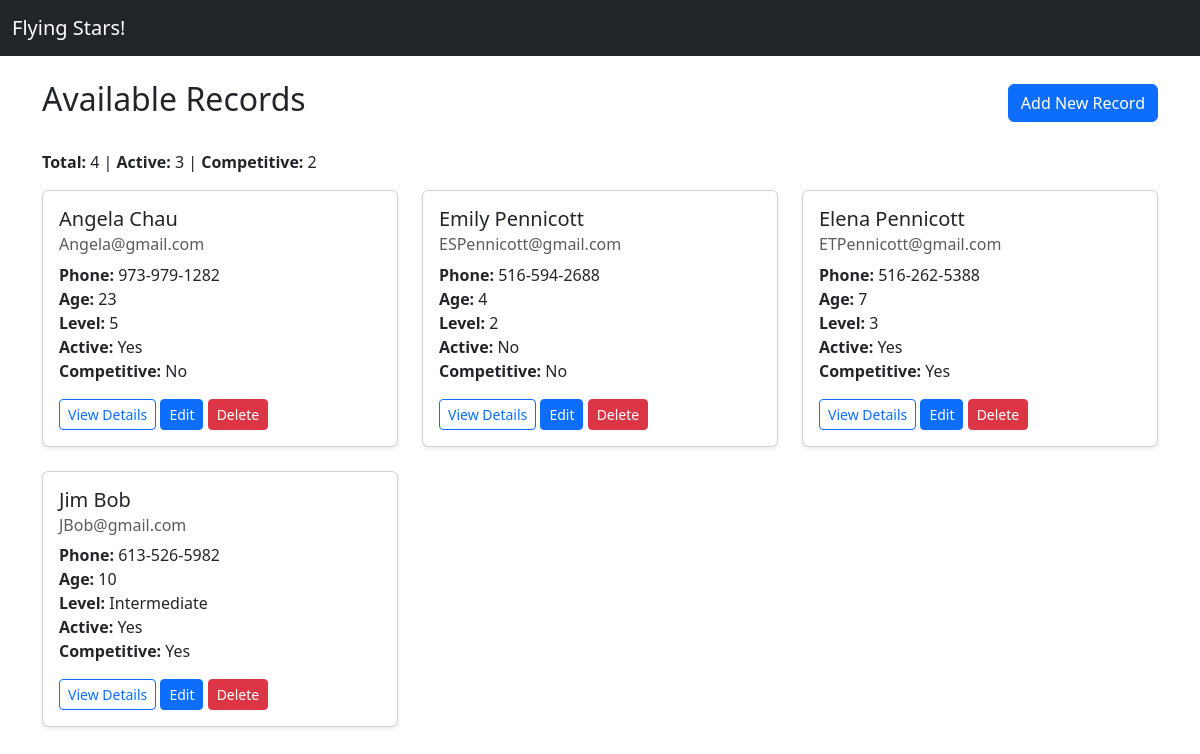
Page /records/ on the earlier database version.
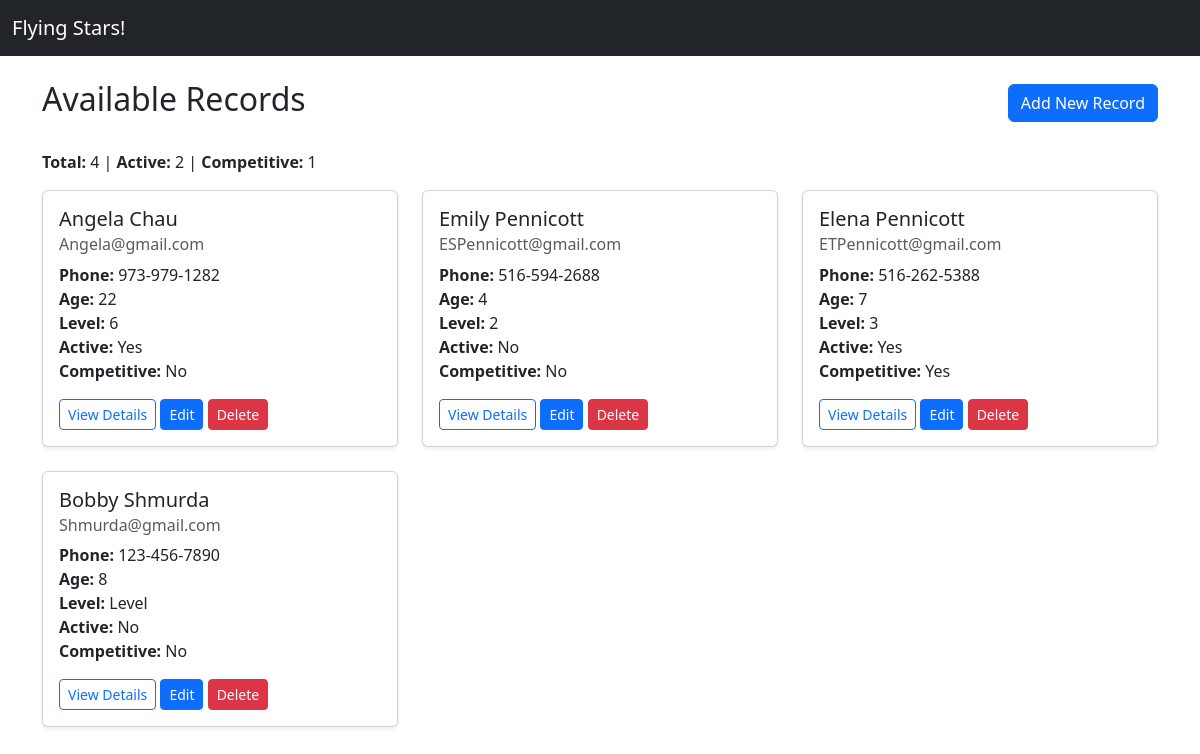
Same page on the later database version.
### records/models.py (models this page shows, shortened)
class Record(models.Model):
    name = models.CharField(max_length=100, verbose_name="Full Name")
    email = models.EmailField(verbose_name="Email Address")
    phone = models.CharField(max_length=20, verbose_name="Phone Number")
    age = models.PositiveIntegerField(verbose_name="Child's Age")
    active = models.BooleanField(
        default=False, verbose_name="Is your child currently in gymnastics?")
    home_gym = models.CharField(max_length=100, verbose_name="Home Gym?")
    competitive = models.BooleanField(
        default=False, verbose_name="Do they compete in competitions?")
    level = models.CharField(
        max_length=50,
        blank=True,
        verbose_name="Competitive Level (Level/Xcel/IGH)"
    )
    challenges = models.CharField(
        max_length=255, blank=True, verbose_name="Challenges Faced")
    resources = models.CharField(
        max_length=255, blank=True, verbose_name="Helpful Resources")
    recommendations = models.CharField(
        max_length=255, blank=True, verbose_name="Recommendations")
    created_at = models.DateTimeField(auto_now_add=True)

### records/views.py (the view)
# urls.py: path('', RecordListView.as_view(), name='home'),
class RecordListView(ListView):
    model = Record
    template_name = 'records/record_list_with_edit_modal.html'
    context_object_name = 'records'
    def get_queryset(self):
        qs = super().get_queryset()
        active = self.request.GET.get('active')
        competitive = self.request.GET.get('competitive')
        if active == 'true':
            qs = qs.filter(active=True)
        elif active == 'false':
            qs = qs.filter(active=False)
        if competitive == 'true':
            qs = qs.filter(competitive=True)
        elif competitive == 'false':
            qs = qs.filter(competitive=False)
        return qs
    def get_context_data(self, **kwargs):
        context = super().get_context_data(**kwargs)
        qs = self.get_queryset()
        context["total_records"] = qs.count()
        context["active_count"] = qs.filter(active=True).count()
        context["competitive_count"] = qs.filter(competitive=True).count()
        context["form"] = RecordForm()
        return context

### templates/records/record_list_with_edit_modal.html (shortened to what this page needs)
{% extends 'base.html' %}
{% load static %}
{% block content %}
<div class="d-flex justify-content-between align-items-center mb-4">
    <h2>Available Records</h2>
    <button class="btn btn-primary" data-bs-toggle="modal" data-bs-target="#addModal" data-url="{% url 'records:record_new' %}">
      Add New Record
    </button>
</div>
<p>
    <strong>Total:</strong> {{ total_records }} |
    <strong>Active:</strong> {{ active_count }} |
    <strong>Competitive:</strong> {{ competitive_count }}
</p>
<div class="row">
    {% for record in records %}
    <div class="col-md-6 col-lg-4 mb-4" id="record-card-{{ record.id }}">
        <div class="card shadow-sm">
            <div class="card-body">
                <h5 class="card-title">{{ record.name }}</h5>
                <h6 class="card-subtitle mb-2 text-muted">{{ record.email }}</h6>
                <p class="card-text">
                    <strong>Phone:</strong> {{ record.phone }}<br>
                    <strong>Age:</strong> {{ record.age }}<br>
                    <strong>Level:</strong> {{ record.level }}<br>
                    <strong>Active:</strong> {{ record.active|yesno:"Yes,No" }}<br>
                    <strong>Competitive:</strong> {{ record.competitive|yesno:"Yes,No" }}
                </p>
                <button class="btn btn-outline-primary btn-sm"
                        data-bs-toggle="modal"
                        data-bs-target="#detailModal"
                        data-url="{% url 'records:record_detail' record.pk %}">
                  View Details
                </button>
                <a href="{% url 'records:record_edit' record.pk %}" class="btn btn-sm btn-primary">Edit</a>
                <button class="btn btn-danger btn-sm" data-bs-toggle="modal"
                        data-bs-target="#deleteModal"
                        data-record-id="{{ record.id }}"
                        data-record-name="{{ record.name }}"
                        data-url="{% url 'records:record_delete' record.id %}">
                    Delete
                </button>
            </div>
        </div>
    </div>
    {% empty %}
    <p>No records found.</p>
    {% endfor %}
</div>
{% endblock content %}

### templates/base.html (shortened to what this page needs)
{% load static %}
<!DOCTYPE html>
<html lang="en">
<head>
    <link href="https://cdn.jsdelivr.net/npm/bootstrap@5.3.0/dist/css/bootstrap.min.css" rel="stylesheet">
    <link rel="stylesheet" href="{% static 'css/base.css' %}">
</head>
<body>
{% if user.is_authenticated %}
    {% block nav %}
    <nav class="navbar navbar-expand-lg navbar-dark bg-dark">
        <div class="container-fluid">
            <a class="navbar-brand" href="{% url 'records:home' %}">Flying Stars!</a>
            <span class="text-white">{% now "F jS, Y" %}</span>
            <button class="navbar-toggler" type="button" data-bs-toggle="collapse" data-bs-target="#navbarNav"
                    aria-controls="navbarNav" aria-expanded="false" aria-label="Toggle navigation">
                <span class="navbar-toggler-icon"></span>
            </button>
            <div class="collapse navbar-collapse" id="navbarNav">
                <ul class="navbar-nav me-auto">
                    <li class="nav-item">
                        <a class="nav-link active" href="{% url 'records:home' %}">Home</a>
                    </li>
                    <li class="nav-item">
                        <a class="nav-link" href="{% url 'logout' %}">Log Out</a>
                    </li>
                </ul>
            </div>
        </div>
    </nav>
    {% endblock nav %}
{% else %}
    <nav class="navbar navbar-expand-lg navbar-dark bg-dark">
        <div class="container-fluid">
            <a class="navbar-brand" href="{% url 'records:home' %}">Flying Stars!</a>
        </div>
    </nav>
{% endif %}
<div class="container mt-4">
    {% block content %}
    {% endblock content %}
</div>
</body>
</html>

Differences in the rows shown:
removed Record: name "Jim Bob", email "JBob@gmail.com", phone "613-526-5982", age "10", level "Intermediate", active "Yes", competitive "Yes"
changed Record "Angela Chau": age "23" → "22"; level "5" → "6"
added Record: name "Bobby Shmurda", email "Shmurda@gmail.com", phone "123-456-7890", age "8", level "Level", active "No", competitive "No"
Other differences:
{{ active_count }}: "3" → "2"
{{ competitive_count }}: "2" → "1"
